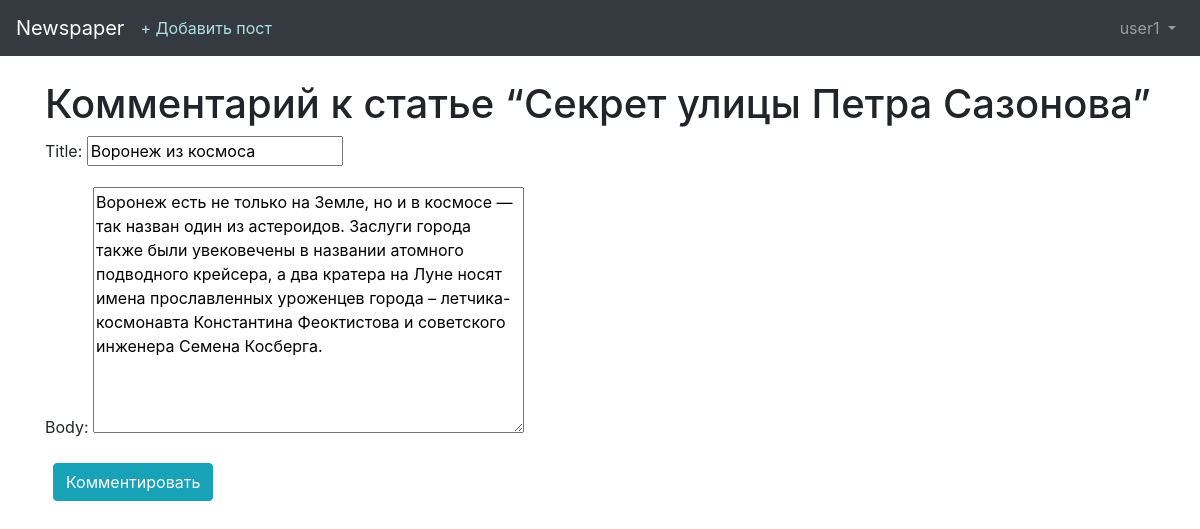
Screenshot of /articles/17/edit/ (signed in) with the database file from the repository.
### users/models.py (models this page shows)
class CustomUser(AbstractUser):
    age = models.PositiveIntegerField(default=0)

### articles/models.py (models this page shows, shortened)
class Article(models.Model):
    title = models.CharField(max_length=255)
    body = models.TextField()
    date = models.DateTimeField(auto_now_add=True)
    author = models.ForeignKey(
        settings.AUTH_USER_MODEL,
        on_delete=models.CASCADE,
    )

### articles/views.py (the view)
# urls.py: path('<int:pk>/edit/',views.ArticleUpdateView.as_view(), name='article_edit'),
class ArticleUpdateView(LoginRequiredMixin, UpdateView):
    model = models.Article
    fields = ['title', 'body', ]
    template_name = 'article_edit.html'
    login_url = 'login'

### templates/article_edit.html (shortened to what this page needs)
{% extends 'base.html' %}
{% block content %}
    <h1>Комментарий к статье “Секрет улицы Петра Сазонова”</h1>
    <form action="" method="post">
        {{ form.as_p }}
        <button class="btn btn-info ml-2" type="submit">Комментировать</button>
    </form>
{% endblock %}

### templates/base.html (shortened to what this page needs)
<!doctype html>
<html lang="en">
    <head>
        <link rel="stylesheet" href="https://maxcdn.bootstrapcdn.com/bootstrap/4.0.0/css/bootstrap.min.css">
    </head>
    <body>
        <nav class="navbar navbar-expand-md navbar-dark bg-dark mb-4">
            <a class="navbar-brand" href="{% url 'home' %}">Newspaper</a>
            {% if user.is_authenticated %}
            <ul class="navbar-nav mr-auto">
                <li class="nav-item"><a style="color: #B0E0E6" href="{% url 'article_new' %}">+ Добавить пост</a></li>
            </ul>
            {% endif %}
            <div class="collapse navbar-collapse" id="navbarCollapse">
                {% if user.is_authenticated %}
                <ul class="navbar-nav ml-auto">
                    <li class="nav-item">
                        <a class="nav-link dropdown-toggle" href="#" id="userMenu" data-toggle="dropdown" aria-haspopup="true" aria-expanded="false">
                            {{ user.username }}
                        </a>
                    </li>
                </ul>
                {% endif %}
            </div>
        </nav>
        <div class="container">
            {% block content %}
            {% endblock %}
        </div>
    </body>
</html>

### rows the page displays
CustomUser: username "user1"
Article: title "Воронеж из космоса", body "Воронеж есть не только на Земле, но и в космосе — так назван один из астероидов. Заслуги города также были увековечены в названии атомного подводного крейсера, а два кратера на Луне носят имена прославленных уроженцев города – летчика-космонавта Константина Феоктистова и советского инженера Семена Косберга."
